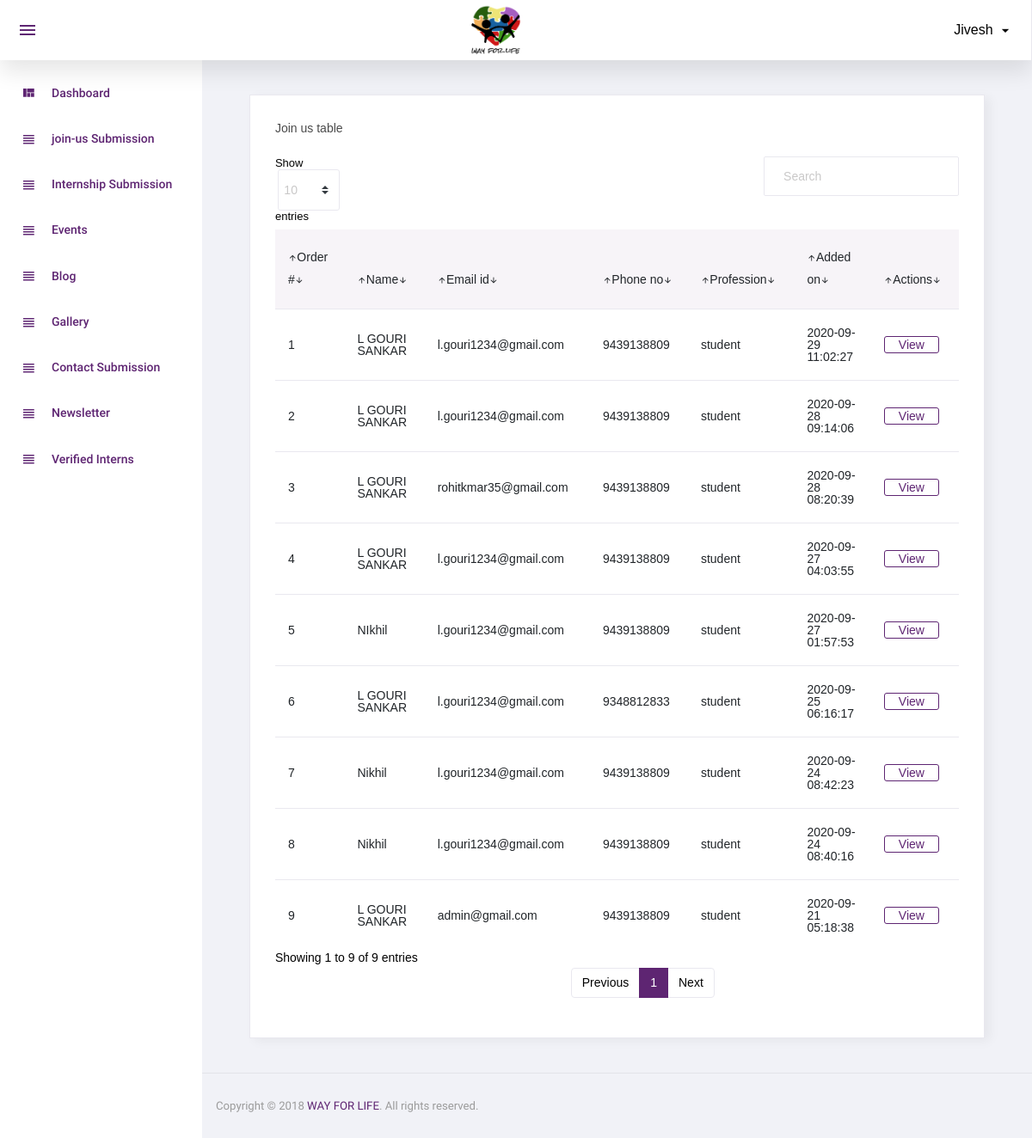
The page /admin/join-us.php (signed in) on the database its author committed.
### tables this page shows
CREATE TABLE `joinus` (
  `id` int(11) NOT NULL,
  `name` varchar(55) NOT NULL,
  `dob` date NOT NULL,
  `phone_no` text NOT NULL,
  `email_id` text NOT NULL,
  `join_pre` text NOT NULL,
  `hrsinmonth` int(11) NOT NULL,
  `profession` varchar(55) NOT NULL,
  `address` text NOT NULL,
  `bloodgrp` varchar(10) NOT NULL,
  `intreststat` text NOT NULL,
  `added_on` datetime NOT NULL
);

### classes/DbConfig.php (called while the page is built, shortened)
<?php
class DbConfig
{
	private $_host = 'localhost';
	private $_username = 'root';
	private $_password = '';
	private $_database = 'wayforlife';
	protected $connection;
	public function __construct()
	{
		if (!isset($this->connection)) {
			$this->connection = new mysqli($this->_host, $this->_username, $this->_password, $this->_database);
		}
		return $this->connection;
	}
}
?>

### classes/Crud.php (called while the page is built, shortened)
<?php
include_once 'DbConfig.php';
class Crud extends DbConfig
{
	public function getData($query)
	{
		$result = $this->connection->query($query);
		$rows = array();
		while ($row = $result->fetch_assoc()) {
			$rows[] = $row;
		}
		return $rows;
	}
}
?>

### admin/join-us.php (the view)
<?php
require('header.php');
$sql="SELECT * from joinus order by id desc";
$result=$crud->getData($sql);
?>
    <div class="container-fluid">
          <div class="card">
            <div class="card-body">
              <h4 class="card-title">Join us table</h4>
              <div class="row grid_box">
                <div class="col-12">
                  <div class="table-responsive order-table  ov-h">
                    <table id="order-listing" class="table">
                      <thead>
                        <tr>
                            <th width="10%">Order #</th>
                            <th width="15%">Name</th>
                            <th width="15%">Email id</th>
                            <th width="15%">Phone no</th>
                            <th width="10%">Profession</th>
                            <th width="10%">Added on</th>
                            <th width="15%">Actions</th>
                        </tr>
                      </thead>
                      <tbody>
                        <?php
                        $i=1;
                        foreach ($result as $res) {
                        ?>
                        <tr>
                            <td><?php echo $i?></td>
                            <td><?php echo $res['name']?></td>
                            <td><?php echo $res['email_id']?></td>
                            <td><?php echo $res['phone_no']?></td>
                            <td><?php echo $res['profession']?></td>
                            <td><?php echo $res['added_on']?></td>
                            <td>
                              <a href="join-us_det?id=<?php echo $res['id'] ?> "> <button class="btn btn-outline-primary">View</button></a>
                            </td>
                        </tr>
                        <?php
                        $i++;
                        }
                        ?>
                      </tbody>
                    </table>
                  </div>
				      </div>
              </div>
            </div>
          </div>
          </div>
<?php
require('footer.php');
?>

### rows shown on the page
joinus: name "L GOURI SANKAR", email "l.gouri1234@gmail.com", phone_no "9439138809", profession "student", added_on "2020-09-29 11:02:27"
joinus: name "L GOURI SANKAR", email "l.gouri1234@gmail.com", phone_no "9439138809", profession "student", added_on "2020-09-28 09:14:06"
joinus: name "L GOURI SANKAR", email "rohitkmar35@gmail.com", phone_no "9439138809", profession "student", added_on "2020-09-28 08:20:39"
joinus: name "L GOURI SANKAR", email "l.gouri1234@gmail.com", phone_no "9439138809", profession "student", added_on "2020-09-27 04:03:55"
joinus: name "NIkhil", email "l.gouri1234@gmail.com", phone_no "9439138809", profession "student", added_on "2020-09-27 01:57:53"
joinus: name "L GOURI SANKAR", email "l.gouri1234@gmail.com", phone_no "9348812833", profession "student", added_on "2020-09-25 06:16:17"
joinus: name "Nikhil", email "l.gouri1234@gmail.com", phone_no "9439138809", profession "student", added_on "2020-09-24 08:42:23"
joinus: name "Nikhil", email "l.gouri1234@gmail.com", phone_no "9439138809", profession "student", added_on "2020-09-24 08:40:16"
joinus: name "L GOURI SANKAR", email "admin@gmail.com", phone_no "9439138809", profession "student", added_on "2020-09-21 05:18:38"

### other values the page prints
$_SESSION['user_name'] "Jivesh"
